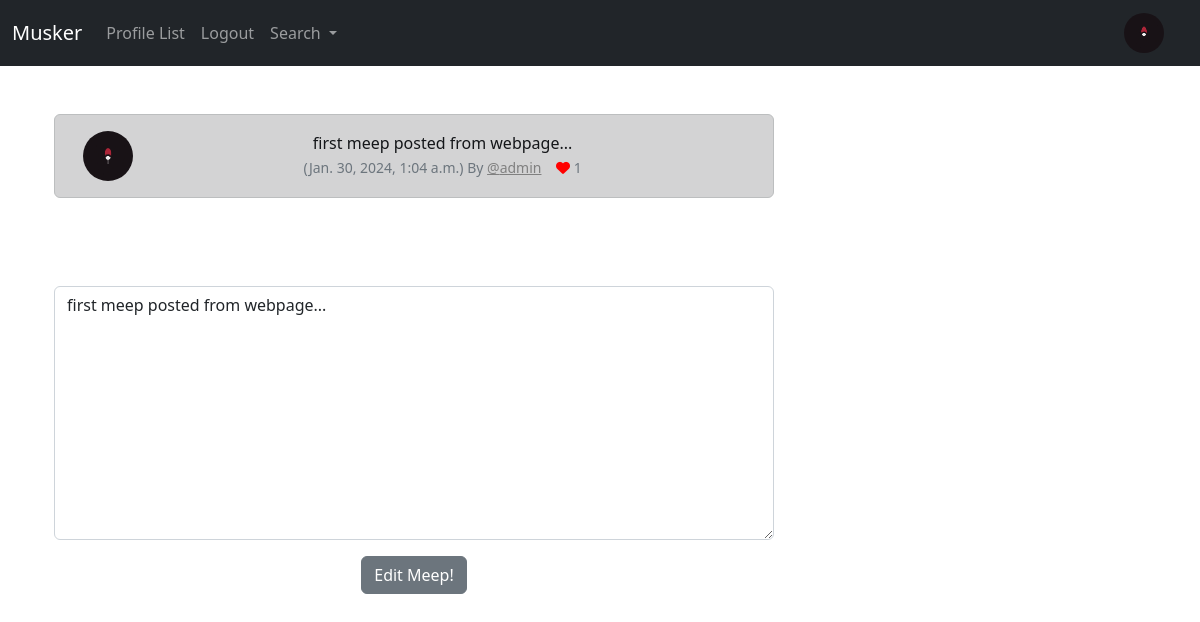
/edit_meep/5/ (signed in), run on the app's committed database.
### musker/models.py (models this page shows, shortened)
class Profile(models.Model):
    user = models.OneToOneField(User, on_delete=models.CASCADE)
    follows = models.ManyToManyField('self',
        related_name="followed_by",
        symmetrical=False,
        blank=True)
    date_modified = models.DateTimeField(User, auto_now=True)
    profile_image = models.ImageField(null=True, blank=True, upload_to="images/")
    profile_bio= models.CharField(null=True, blank=True, max_length=500)
    facebook_link = models.URLField(null=True, blank=True)
    linkedin_link = models.URLField(null=True, blank=True)
    website_link = models.URLField(null=True, blank=True)

class Meep(models.Model):
    user = models.ForeignKey(
        User, related_name="meeps",
        on_delete=models.DO_NOTHING
        )
    body = models.CharField(max_length=200)
    created_at = models.DateTimeField(auto_now=True)
    likes = models.ManyToManyField(User, related_name='meep_like', blank=True)
    def number_of_likes(self):
        return self.likes.count()

### musker/views.py (the view, shortened to what this page needs)
# urls.py: path('edit_meep/<int:pk>/', views.edit_meep, name="edit_meep"),
def edit_meep(request, pk):
    if request.user.is_authenticated:
        meep = get_object_or_404(Meep, id=pk)
        if request.user.username == meep.user.username:
            form = MeepForm(request.POST or None, instance=meep)
            context = {'form': form, 'meep': meep}
            return render(request, 'edit_meep.html', context)
        else:
            messages.success(request, "You are not allowed to edit this meep!!")
        return redirect(request.META.get("HTTP_REFERER", 'home'))
    else:
        messages.success(request, 'please Login to continue')
        return redirect('login')

### musker/forms.py
class MeepForm(forms.ModelForm):
    body = forms.CharField(required=True,
        widget=forms.widgets.Textarea(
            attrs={
            "placeholder": "Enter Your Musker Meep",
            "class": "form-control",
            }
            ),
            label="",
        )
    class Meta:
        model=Meep
        exclude = ("user", 'likes')

### musker/templates/edit_meep.html (shortened to what this page needs)
{% extends "base.html"%} {% load static %} {% block content %}
<div class="container text-center">
  <div class="row">
    <div class="col-8">
      <br>
      <div class="alert alert-dark" role="alert">
        <div class="container">
          <div class="row">
            <div class="col-1">
              {% if meep.user.profile.profile_image %}
              <img src="{{ meep.user.profile.profile_image.url }}" width="50" height="50" class="rounded-circle"
                alt="{{ meep.user.username }}" />
              {% else %}
              <img src="{% static 'images/dummy.png' %}" width="50" height="50" class="rounded-circle"
                alt="{{ meep.user.username }}" />
              {% endif %}
            </div>
            <div class="col-11">
              {{ meep.body }}<br />
              <small class="text-muted">
                ({{ meep.created_at }}) By
                <a href="{% url 'profile' meep.user.id %}" style="color: grey;">@{{ meep.user }}</a>
                {% if request.user in meep.likes.all %}
                <a href="{% url 'like' meep.id %}"><i class="fa-solid fa-heart" style='color:red'></i></a>
                {% else %}
                <a href="{% url 'like' meep.id %}"><i class="fa fa-heart-o" style='color:red'></i></a>
                {% endif %}
                {{ meep.number_of_likes }}
              </small>
              <br>
            </div>
          </div>
        </div>
      </div>
      <br />
      <br /><br />
      {% if form %}
      <form method="POST">
        {% csrf_token %} {{ form.as_p}}
        <button type="submit" class="btn btn-secondary">Edit Meep!</button>
      </form>
      {% endif %}
    </div>
  </div>
</div>
{% endblock %}

### musker/templates/navbar.html (shortened to what this page needs)
{% load static %}
<nav class="navbar navbar-expand-lg navbar-dark bg-dark">
  <div class="container-fluid">
    <a class="navbar-brand" href="{% url 'home' %}">Musker</a>
    <div class="collapse navbar-collapse" id="navbarSupportedContent">
      <ul class="navbar-nav me-auto mb-2 mb-lg-0">
        <li class="nav-item">
          <a class="nav-link" href="{% url 'profile_list' %}">Profile List</a>
        </li>
        {% if user.is_authenticated %}
        <li class="nav-item">
          <a class="nav-link" href="{% url 'logout' %}">Logout</a>
        </li>
        {% endif %}
        <li class="nav-item dropdown">
          <a class="nav-link dropdown-toggle" href="#" role="button" data-bs-toggle="dropdown" aria-expanded="false">
            Search
          </a>
        </li>
      </ul>
      {% if user.is_authenticated %}
      <ul class="navbar-nav m1-auto">
        <li class="nav-link navbar-brand">
          <a href="{% url 'profile' request.user.id %}">
            {% if user.profile.profile_image %}
            <img src="{{ user.profile.profile_image.url }}" alt="" class="rounded-circle" width="40" height="40">
            {% else %}
            <img src="{% static 'images/dummy.png' %}" class="rounded-circle" width="40" height="40"
              alt="default profile" />
            {% endif %}
          </a>
        </li>
      </ul>
      {% endif %}
    </div>
  </div>
</nav>

### data on the page
Meep: user.profile.profile_image (picture), body "first meep posted from webpage...", created_at "Jan. 30, 2024, 1:04 a.m.", user "admin", number_of_likes "1"
